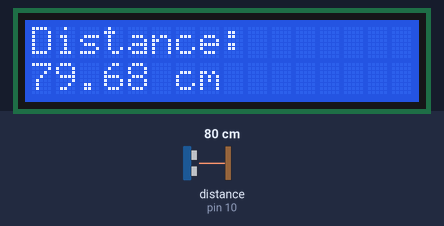
A sketch run on a simulated Arduino Uno, built with avr-gcc and run on an emulated ATmega328P. Shown: 16×2 character LCD. Wiring (inferred from the names in the program): ultrasonic range finder: trigger pin 9; echo pin 10. The inputs (shaded band) are chosen by the test bench; at power-on: distance to the obstacle (sensor on pin 10) 80 cm. The echo pulse lasts 58.3 µs per cm; what the sketch prints to the serial monitor is not drawn.

Above: at 1.2 s.
1.3 s: distance to the obstacle (sensor on pin 10) set to 250 cm
At 2.8 s:
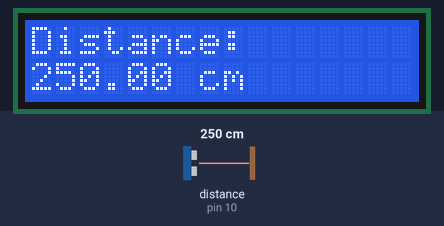
4.3 s: distance to the obstacle (sensor on pin 10) set to 35 cm
At 5.3 s:
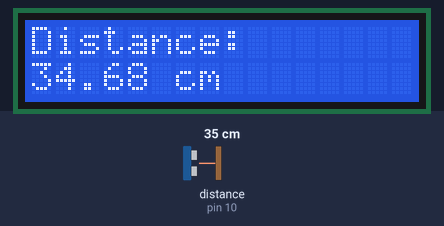
7.3 s: distance to the obstacle (sensor on pin 10) set to 2 cm
At 7.8 s:
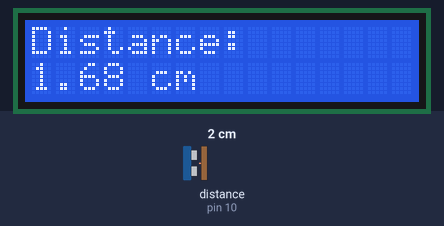
8.8 s: distance to the obstacle (sensor on pin 10) set to 18 cm
At 9.9 s:
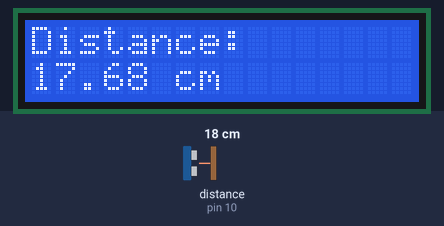
Timing chart, 0 to 11.3 s (numbered marks = the images above; inputs shaded):
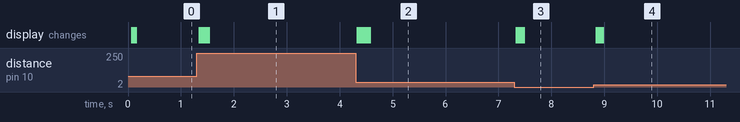

Measured:
- after the input at 1.3 s, the display: first changes after 0.05 s (image 1 shows a later state)
- after the input at 4.3 s, the display: first changes at once (image 2 shows a later state)
- after the input at 7.3 s, the display: first changes at once (image 3 shows a later state)
- after the input at 8.8 s, the display: first changes after 0.05 s (image 4 shows a later state)

The sketch:

Reading_With_Shift.ino
```cpp
/***********************
Author: Mahmoud Elbhrawy
***********************/

#include <LiquidCrystal.h>

const int trigPin = 9;        // Trigger pin of ultrasonic sensor
const int echoPin = 10;       // Echo pin of ultrasonic sensor
const int numReadings = 5;    // Number of readings for averaging

// Initialize the LiquidCrystal library with the appropriate pins
LiquidCrystal lcd(7, 6, 5, 4, 3, 2); // (RS, E, D4, D5, D6, D7)

void setup() {
  Serial.begin(9600);
  pinMode(trigPin, OUTPUT);
  pinMode(echoPin, INPUT);

  // Set up the number of columns and rows for the LCD
  lcd.begin(16, 2);
}

void loop() {
  long duration;
  float distance;
  float totalDistance = 0;
  static float readings[numReadings]; // Array to store readings
  static int index = 0;

  // Shift readings to make room for the new one
  for (int i = numReadings - 1; i > 0; i--) {
    readings[i] = readings[i - 1];
  }

  // Trigger ultrasonic sensor
  digitalWrite(trigPin, LOW);
  delayMicroseconds(2);
  digitalWrite(trigPin, HIGH);
  delayMicroseconds(10);
  digitalWrite(trigPin, LOW);

  // Measure the duration of the echo signal
  duration = pulseIn(echoPin, HIGH);

  // Calculate distance in centimeters
  distance = (duration * 0.0343) / 2;

  // Store the new reading
  readings[0] = distance;

  // Calculate total distance for averaging
  for (int i = 0; i < numReadings; i++) {
    totalDistance += readings[i];
  }

  // Calculate average distance
  float averageDistance = totalDistance / numReadings;

  // Display average distance on the Serial Monitor
  Serial.print("Average Distance: ");
  Serial.print(averageDistance);
  Serial.println(" cm");

  // Display average distance on the LCD
  lcd.clear();
  lcd.setCursor(0, 0);
  lcd.print("Distance:");
  lcd.setCursor(0, 1);
  lcd.print(averageDistance);
  lcd.print(" cm");

  //delay(1000); // Delay before next measurement
}
```
